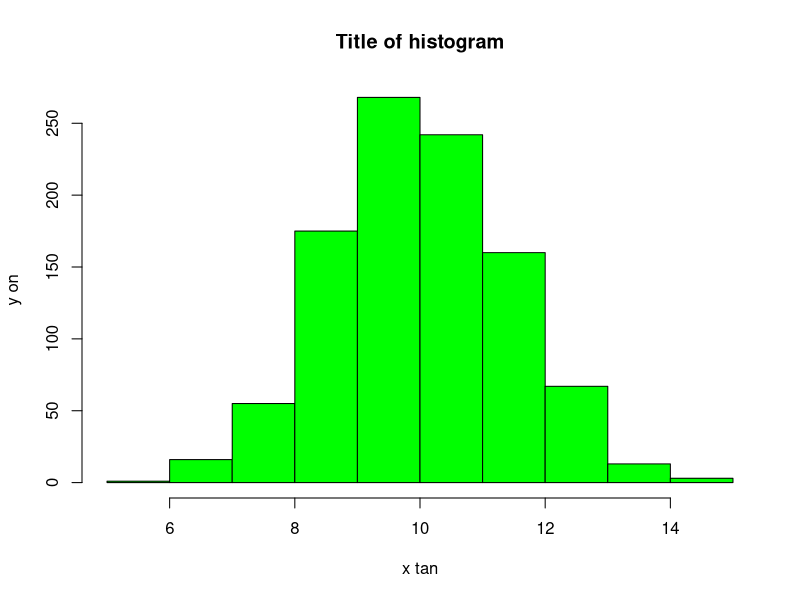

This chart was generated by the following R code:
#Practice1
#Compute the difference between 2022 and the year you
#started at this university and divide this by the difference
#between 2022 and the year you were born. Multiply this
#with 100 to get the percentage of your life you have spent
#at this university. Use brackets if you need them.
(2022-2020)/(2022-1997)

#Practice2
#Repeat Practice1, but with several steps in between. You
#can give the variables any name you want, but the name
#has to start with a letter.

totalUni <- (2022-2020)
age <- (2022-1997)
percentageInUni <- (totalUni/age)*100

#Practice3 
#Compute the sum of 4, 5, 8 and 11 by first combining them
#into a vector and then using the function sum.

vectorSum <- c(4, 5, 8, 11)
sum(vectorSum)

#Practice 4
#Generate 1000 samples from the N(mean=10, sd=1.4)
mean <- (10)
sd <- (1.4)
sample <- (rnorm(1000, mean, sd))

#practice 5
#Plot what you generated in Practice 4.
hist(sample,
     main = "Title of histogram",
     xlab = "x tan",
     ylab = "y on",
     col = "green")

#practice 6
# Find help for the sqrt function

#practice 7 
#Make a file called firstscript.R containing Rcode that
#generates 100 random numbers and plots them, and run
#this script several times (you can also use
#source("firstscript.R") in the console command).

#practice 8
#Put the numbers 31 to 60 in a vector named P and in a
#matrix with 6 rows and 5 columns named Q. Tip: use the
#function seq. Look at the different ways scalars, vectors
#and matrices are denoted in the workspace window

#practice 9
#Make a script file which constructs three random normal
#vectors of length 100. Call these vectors x1, x2 and x3.
#Make a data frame called t with three columns (called a, b
#                                               and c) containing respectively x1, x1+x2 and x1+x2+x3.
#Call the following functions for this data frame: plot(t)
#and sd(t). Can you understand the results? Rerun this
#script a few times.

#practice 10 
#practice 11
#practice 12
#practice 13
#practice 14
#practice 15 
#practice 16
#practice 17
#practice 18
#practice 19 
#practice 20 
#practice 21 
#practice 22 
#practice 23 
#practice 24
#practice 25
#practice 26
#practice 27